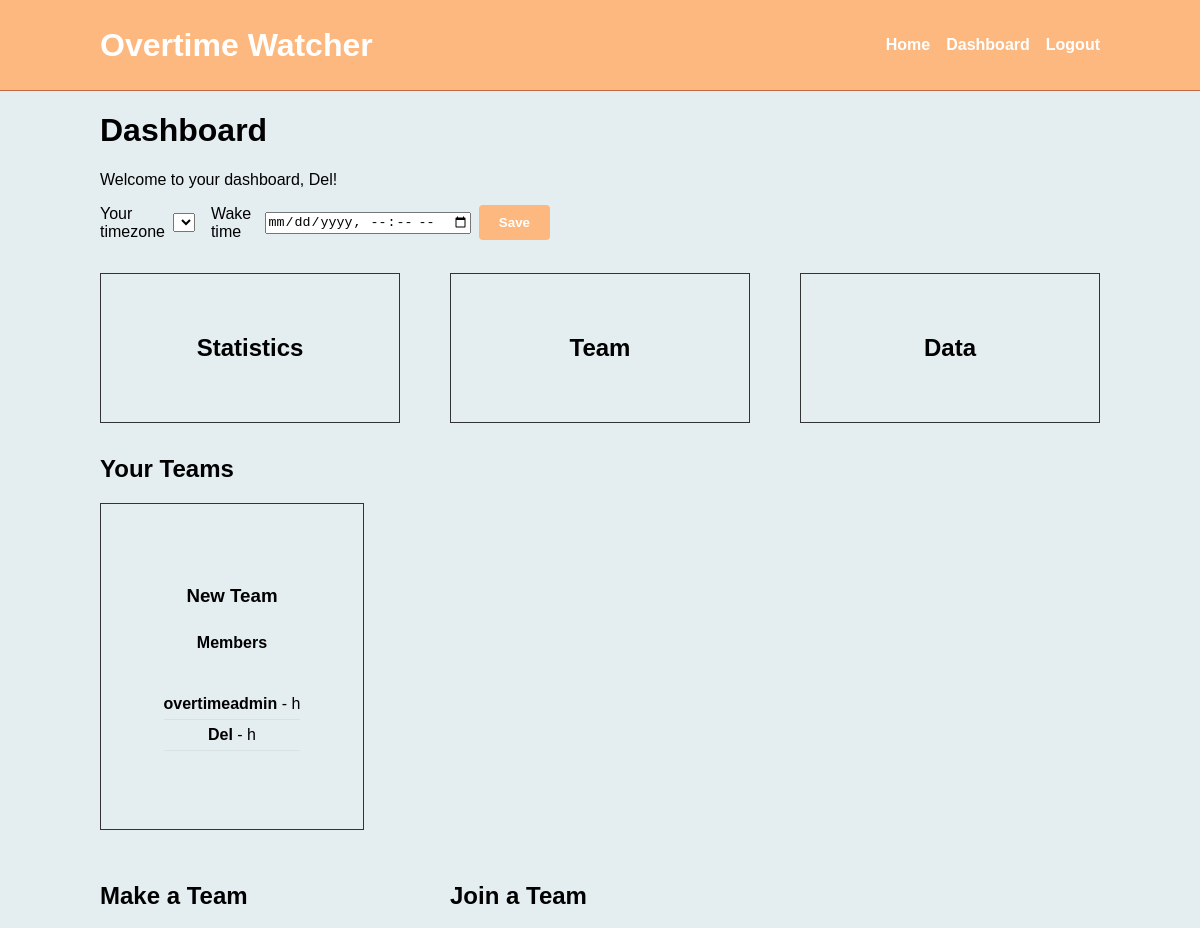
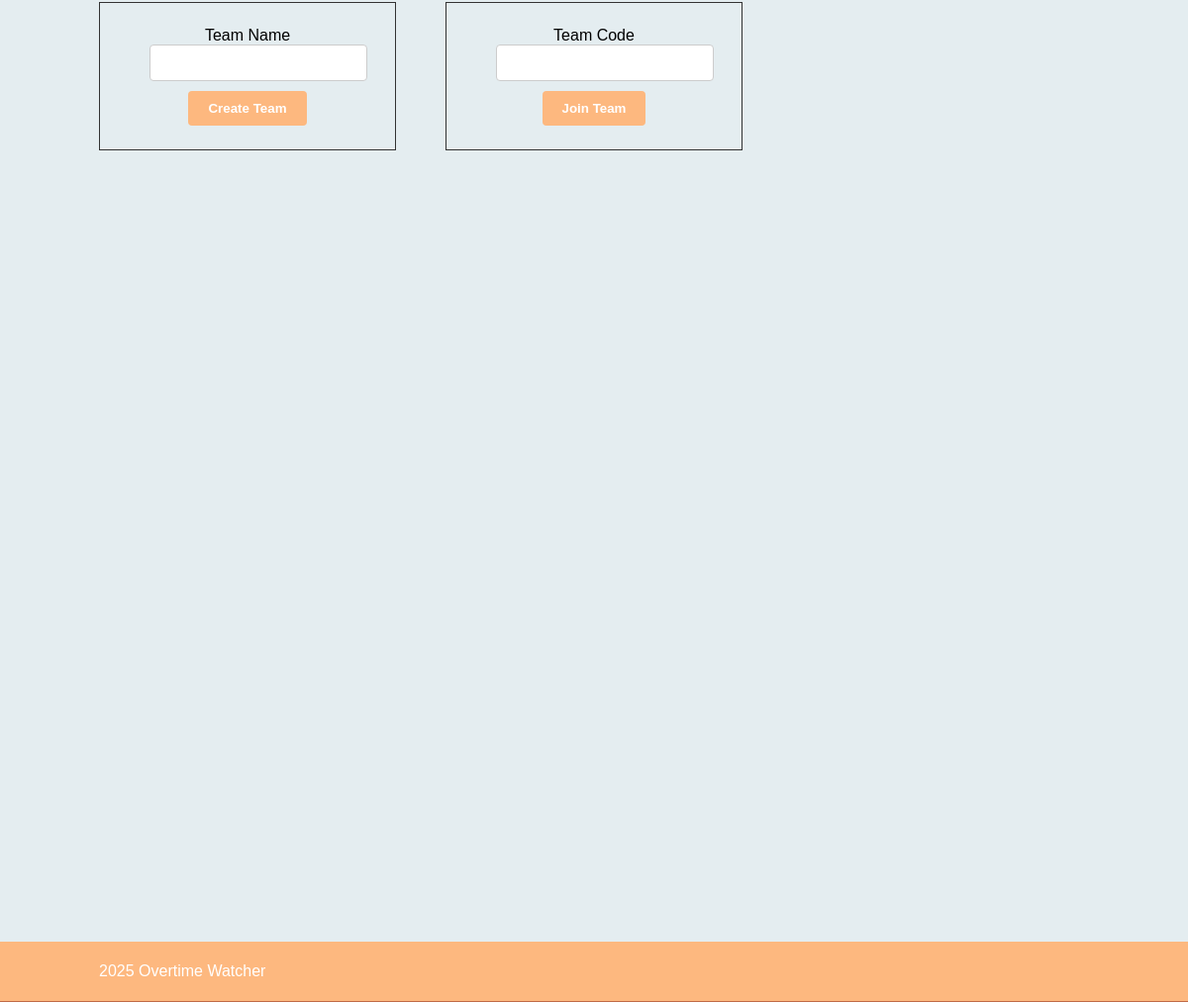
The app's page /dashboard/ (signed in) with its own data (2 pictures, top to bottom).
### overtime/models.py (models this page shows)
class Team(models.Model):
    id = models.UUIDField(primary_key=True, default=uuid.uuid4, editable=False)
    name = models.CharField(max_length=150)
    members = models.ManyToManyField(User, through='Membership', related_name='teams')
    join_code = models.CharField(max_length=12, unique=True, db_index=True, default=make_join_code)
    created_by = models.ForeignKey(User, on_delete=models.SET_NULL, null=True, related_name='created_teams')
    created_at = models.DateTimeField(auto_now_add=True)
    is_active = models.BooleanField(default=True)

class Membership(models.Model):
    user = models.ForeignKey(User, on_delete=models.CASCADE, related_name='memberships')
    team = models.ForeignKey(Team, on_delete=models.CASCADE, related_name='memberships')
    joined_at = models.DateTimeField(auto_now_add=True)

### overtime/views.py (the view)
# urls.py: path('dashboard/', views.dashboard, name='dashboard'),
@login_required
def dashboard(request):
    if request.user.is_authenticated:
        teams = Team.objects.filter(memberships__user=request.user).distinct()
    return render(request, 'dashboard.html', {'teams': teams})

### templates/dashboard.html (shortened to what this page needs)
{% extends "base.html" %}
{% load static %}
{% block content %}
<div class="container">
    <h1>Dashboard</h1>
    <p>Welcome to your dashboard, {{ user.username }}!</p>
    <div style="margin-bottom:1rem;">
        <form method="post" action="{% url 'update_time' %}" style="display:flex;align-items:center;gap:8px;">
            <label for="tz-select">Your timezone</label>
            <select id="tz-select" name="timezone" class="form-control">
            </select>
            <label for="wake-account" style="margin-left:8px;">Wake time</label>
            <input id="wake-account" name="wake_time" type="datetime-local" />
            <button type="submit" class="btn">Save</button>
        </form>
    </div>
    <div class="mt-4">
        <div class="dashboard-row">
            <div class="dashboard-card">
                <h2>Statistics</h2>
            </div>
            <div class="dashboard-card">
                <h2>Team</h2>
            </div>
            <div class="dashboard-card">
                <h2>Data</h2>
            </div>
        </div>
        {% if teams %}
        <div class="mt-4">
            <h2>Your Teams</h2>
            <div class="dashboard-row" style="flex-wrap: wrap; justify-content: start;">
            {% for team in teams %}
            <div class="dashboard-card d-flex" id="team-{{ team.id }}" style="flex-direction: column; height: auto; width: fit-content; padding: 62.5px; ">
                <h3>{{ team.name }}</h3>
                <h4 class="mt-2">Members</h4>
                <ul class="members-list">
                    {% for m in team.memberships.all %}
                    <li>
                        <strong>{{ m.user.username }}</strong>
                        - <span class="awake-value {% if m.is_over_awake_limit %}warning{% endif %}" data-wake="{% if m.wake_time %}{{ m.wake_time|date:'c' }}{% endif %}">{{ m.awake_hours }} h</span>
                    </li>
                    {% endfor %}
                </ul>
            </div>
            {% endfor %}
        </div>
        {% endif %}
    </div>
    <div class="mt-4">
        <div class="dashboard-row" style="justify-content: start;">
            <div>
            <h2>Make a Team</h2>
            <div class="dashboard-card" style="width: 300px;">
                <form method="post" action="{% url 'create_team' %}">
                    <div class="mb-3">
                        <label for="team-name" class="form-label">Team Name</label>
                        <input type="text" class="form-control" id="team-name" name="name" required>
                    </div>
                    <button type="submit" class="btn">Create Team</button>
                </form>
            </div>
            </div>
            <div>
                <h2>Join a Team</h2>
            <div class="dashboard-card" style="width: 300px;">
                <form method="post" action="{% url 'join_team' %}">
                    <div class="mb-3">
                        <label for="team-code" class="form-label">Team Code</label>
                        <input type="text" class="form-control" id="team-code" name="join_code" required>
                    </div>
                    <button type="submit" class="btn">Join Team</button>
                </form>
            </div>
            </div>
        </div>
    </div>
</div>
{% endblock %}

### static/css/styles.css (style rules this page uses)
body, html { margin: 0; padding: 0; font-family: Arial, sans-serif; background-color: rgb(228, 237, 240); }
.btn { background-color: #fdb87f; color: white; border: none; padding: 10px 20px; border-radius: 4px; cursor: pointer; font-weight: bold; }
form { width: 450px; gap: 5px; }
input[type="text"], input[type="email"], input[type="password"] { width: 100%; padding: 10px; border: 1px solid #ccc; border-radius: 4px; margin-bottom: 10px; }
.container { max-width: 1000px; margin: 0 auto; padding: 0 15px; }
.d-flex { display: flex; }
.mt-4 { margin-top: 2rem; }
.mt-2 { margin-top: 0.5rem; }
.dashboard-card { box-sizing: border-box; border: 1px solid #333; padding: 50px; text-align: center; width: 350px; height: 150px; display: flex; align-items: center; justify-content: center; }
.dashboard-row { gap: 50px; display: flex; justify-content: center; align-items: stretch; }
.members-list { list-style: none; padding-left: 0; }
.members-list li { padding: 6px 0; border-bottom: 1px solid rgba(0,0,0,0.05); }

### records on screen
Team: name "New Team"
Membership: user.username "overtimeadmin"
Membership: user.username "Del"

### other values on screen
{{ user.username }} "Del"
